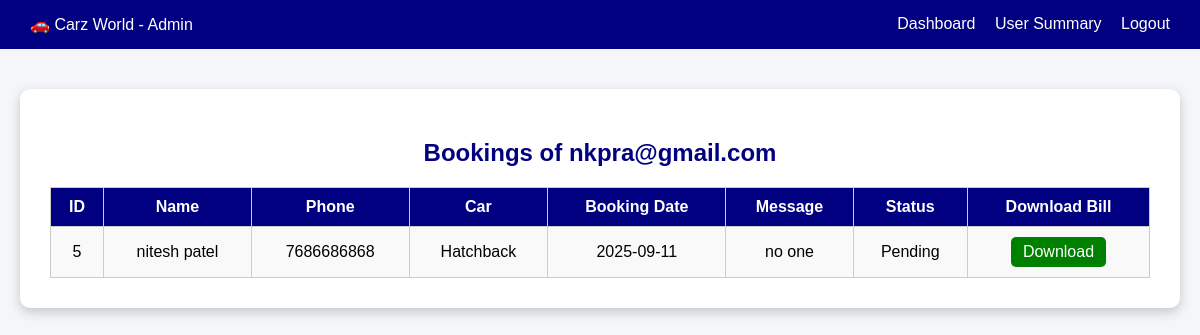
The app's page /admin-user-booking.php?email=nkpra@gmail.com (signed in) with its own data.
### tables this page shows
CREATE TABLE `bookings` (
  `id` int(11) NOT NULL,
  `name` varchar(100) NOT NULL,
  `email` varchar(100) NOT NULL,
  `phone` varchar(20) NOT NULL,
  `car` varchar(50) NOT NULL,
  `booking_date` date NOT NULL,
  `message` text DEFAULT NULL,
  `created_at` timestamp NOT NULL DEFAULT current_timestamp(),
  `status` varchar(20) DEFAULT 'Pending'
);

### admin-user-booking.php (the view, shortened to what this page needs)
<?php
include 'db.php';
$user_email = $_GET['email'];
$stmt = $conn->prepare("SELECT * FROM bookings WHERE email=? ORDER BY created_at DESC");
$stmt->bind_param("s", $user_email);
$stmt->execute();
$result = $stmt->get_result();
?>
<!DOCTYPE html>
<html lang="en">
<head>
</head>
<body>
<div class="navbar">
  <div>🚗 Carz World - Admin</div>
  <div>
    <a href="admin-dashboard.php">Dashboard</a>
    <a href="admin-user-summary.php">User Summary</a>
    <a href="logout.php">Logout</a>
  </div>
</div>
<div class="container">
<h2>Bookings of <?= htmlspecialchars($user_email) ?></h2>
<table>
<tr>
  <th>ID</th>
  <th>Name</th>
  <th>Phone</th>
  <th>Car</th>
  <th>Booking Date</th>
  <th>Message</th>
  <th>Status</th>
  <th>Download Bill</th>
</tr>
<?php
if($result->num_rows > 0){
    while($row = $result->fetch_assoc()){
        echo "<tr>
                <td>".$row['id']."</td>
                <td>".htmlspecialchars($row['name'])."</td>
                <td>".htmlspecialchars($row['phone'])."</td>
                <td>".htmlspecialchars($row['car'])."</td>
                <td>".$row['booking_date']."</td>
                <td>".htmlspecialchars($row['message'])."</td>
                <td>".htmlspecialchars($row['status'])."</td>
                <td><a class='btn' href='bill-generate.php?id=".$row['id']."'>Download</a></td>
              </tr>";
    }
}else{
    echo "<tr><td colspan='8'>No bookings found for this user</td></tr>";
}
?>
</table>
</div>
</body>
</html>

### admin-user-booking.php (style rules this page uses)
body { font-family: Arial, sans-serif; background: #f4f6f9; margin:0; }
.navbar { background: navy; color:white; padding:15px 30px; display:flex; justify-content:space-between; }
.navbar a { color:white; margin-left:15px; text-decoration:none; }
.container { max-width:1100px; margin:40px auto; background:white; padding:30px; border-radius:10px; box-shadow:0 4px 12px rgba(0,0,0,0.2); }
h2 { color:navy; text-align:center; margin-bottom:20px; }
table { width:100%; border-collapse: collapse; margin-top:20px; }
th, td { border:1px solid #ccc; padding:10px; text-align:center; }
th { background: navy; color:white; }
tr:nth-child(even) { background: #f9f9f9; }
.btn { padding:6px 12px; border-radius:5px; text-decoration:none; color:white; background:green; display:inline-block; }

### records on screen
bookings: id "5", name "nitesh patel", phone "7686686868", car "Hatchback", booking_date "2025-09-11", message "no one", status "Pending"

### other values on screen
$user_email "nkpra@gmail.com"
